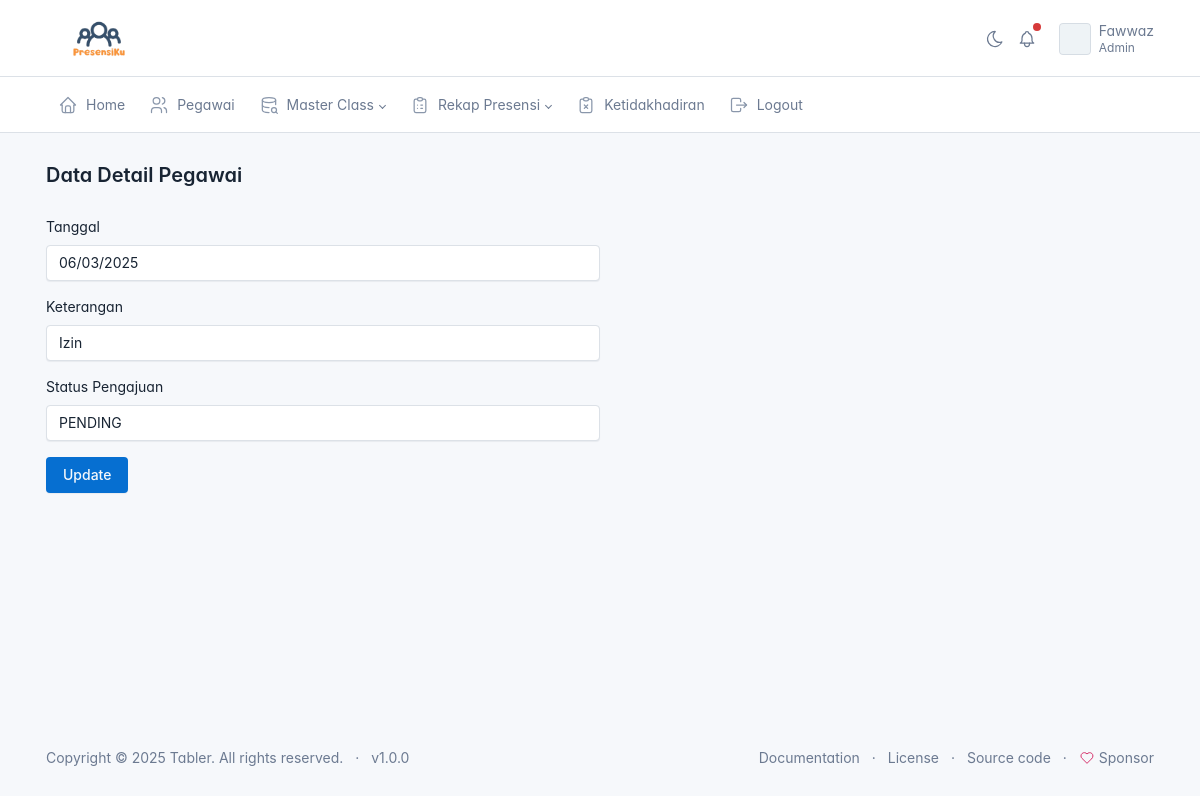
Page /admin/data_ketidakhadiran/detail.php?id=10 (signed in) on the committed database.
### tables this page shows
CREATE TABLE `ketidakhadiran` (
  `id` int(11) NOT NULL,
  `id_pegawai` int(11) NOT NULL,
  `keterangan` varchar(225) NOT NULL,
  `tanggal` date NOT NULL,
  `deskripsi` varchar(225) NOT NULL,
  `file` varchar(100) NOT NULL,
  `status_pengajuan` varchar(30) NOT NULL
);

### admin/data_ketidakhadiran/detail.php (the view, shortened to what this page needs)
<?php
include('../layout/header.php');
require_once('../../config.php');
$id = $_GET['id'];
$result = mysqli_query($connection, "SELECT * FROM ketidakhadiran WHERE id='$id'");
while ($data = mysqli_fetch_array($result)) {
    $keterangan = $data['keterangan'];
    $status_pengajuan = $data['status_pengajuan'];
    $tanggal = $data['tanggal'];
}
?>
<div class="page-body">
    <div class="container-xl">
        <div class="col-md-6">
            <div class="card-body">
                <form action="" method="POST">
                    <div class="mb-3">
                        <label for="" class="mb-2">Tanggal</label>
                        <input type="date" class="form-control" name="tanggal" value="<?= $tanggal ?>" readonly>
                    </div>
                    <div class="mb-3">
                        <label for="" class="mb-2">Keterangan</label>
                        <input type="text" class="form-control" name="tanggal" value="<?= $keterangan ?>" readonly>
                    </div>
                    <div class="mb-3">
                        <label for="" class="mb-2">Status Pengajuan</label>
                        <select name="status_pengajuan" class="form-control">
                            <option <?php if ($status_pengajuan === 'PENDING') {
                                echo 'selected';
                            } ?> value="PENDING">
                                PENDING
                            </option>
                        </select>
                    </div>
                    <button type="submit" class="btn btn-primary" name="update">Update</button>
                </form>
            </div>
        </div>
    </div>
</div>
<?php include('../layout/footer.php'); ?>

### rows in the picture
ketidakhadiran: tanggal "06/03/2025", tanggal "Izin", status_pengajuan "PENDING"

### other values in the picture
$_SESSION['name'] "Fawwaz"
$_SESSION['jabatan'] "Admin"
$judul "Data Detail Pegawai"
